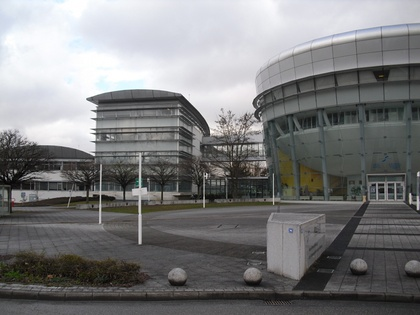
%> input picture solution/tps1.JPG, 420 x 315 px, shrunk from 800 x 600 before the run
$ octave mosaic.m   (GNU Octave 9; MATLAB toolbox functions it lacks are replaced by stand-ins)
%> lines starting %> are read from the running program, lines starting %| are printed output that depends on the picture; in (x1, y1, x2, y2) boxes, pixels count from 0 and x2, y2 are one past the last pixel; in counts of white or black regions, pixels touching at a corner belong together; the program's own positions count from 1
### solution/homography.m


function [ H ] = homography( X1, X2 )  %H from X1 to X2

A = [] ;
for i=1:size(X1,2)
        A(2*(i-1)+1,1:3) =  [0 0 0];
        A(2*(i-1)+1,4:6) = -X2(3,i)*X1(:,i);
        A(2*(i-1)+1,7:9) =  X2(2,i)*X1(:,i);

        A(2*(i-1)+2,1:3) =  X2(3,i)*X1(:,i);
        A(2*(i-1)+2,4:6) =  [0 0 0];
        A(2*(i-1)+2,7:9) = -X2(1,i)*X1(:,i);
end


[U,D,V] = svd(A);

H = [V(1:3,9)'; V(4:6,9)'; V(7:9,9)'];

### solution/blend.m
function K = blend(I1,I2,H)
% Blend 2 images I1 and I2. Homography H warps image I1 into I2
%corners of the image
corners2 = [1  size(I2,2) size(I2,2)  1 ;
        1  1           size(I2,1)  size(I2,1) ;
        1  1           1            1 ] ;

warped_corners2 = inv(H) * corners2 ;
warped_corners2(1,:) = warped_corners2(1,:) ./ warped_corners2(3,:) ;
warped_corners2(2,:) = warped_corners2(2,:) ./ warped_corners2(3,:) ;

xrange = min([1 warped_corners2(1,:)]):max([size(I1,2) warped_corners2(1,:)]) ;
yrange = min([1 warped_corners2(2,:)]):max([size(I1,1) warped_corners2(2,:)]) ;

[MX,MY] = meshgrid(xrange,yrange);
x = (H(1,1)*MX+H(1,2)*MY+H(1,3));
y = (H(2,1)*MX+H(2,2)*MY+H(2,3));
z = (H(3,1)*MX+H(3,2)*MY+H(3,3));

II = double(I2);
C(:,:,1) = interp2(II(:,:,1),x./z,y./z,'cubic');
C(:,:,2) = interp2(II(:,:,2),x./z,y./z,'cubic');
C(:,:,3) = interp2(II(:,:,3),x./z,y./z,'cubic');
%first image
II = double(I1);
D(:,:,1) = interp2(II(:,:,1),MX,MY,'cubic');
D(:,:,2) = interp2(II(:,:,2),MX,MY,'cubic');
D(:,:,3) = interp2(II(:,:,3),MX,MY,'cubic');
%size(C)
%size(D)
w = ~isnan(C) +  ~isnan(D);
C(isnan(C)) = 0;
D(isnan(D)) = 0;
K=uint8((C+D)./w);

return

### solution/mosaic.m
clear all; close all;


%% Load image

I1 = imread('tps1.jpg');
%> I1 is the input picture: size 315x420x3 uint8; mean R, G, B 123.1, 123.4, 124.1
I2 = imread('tps2.jpg');
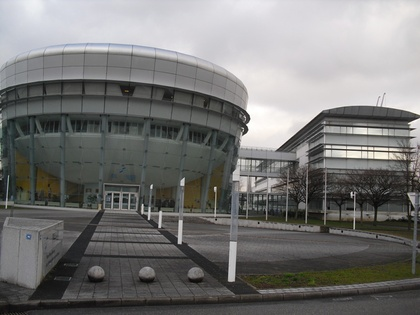
%> input picture solution/tps2.JPG, 420 x 315 px, shrunk from 800 x 600 before the run
%> I2 is the input picture: size 315x420x3 uint8; mean R, G, B 117.9, 117.6, 116.3

im1 = im2single(rgb2gray(I1));
im2 = im2single(rgb2gray(I2));

figure();imshow(im1);
figure();imshow(im2);


%% Test Homography function using good correspondences provided by the intructor
load('inliers_fromNP');
H =  homography(X1_fromNP, X2_fromNP);


%% Blend images and show mosaic: the transformation and the resulting mosaic should be quite good
K = blend(I1,I2,H);
%> in blend, `C(:,:,3) = interp2(II(:,:,3),x./z,y./z,'cubic');`: C: size 405x969x3 double; 61.56% of the values are NaN or infinite; the others: min -1.16, max 263.8, mean 119.1
%> in blend, `D(:,:,3) = interp2(II(:,:,3),MX,MY,'cubic');`: D: size 405x969x3 double; 66.4% of the values are NaN or infinite; the others: min -2.39, max 263.2, mean 123.5
%> in blend, `w = ~isnan(C) +  ~isnan(D);`:
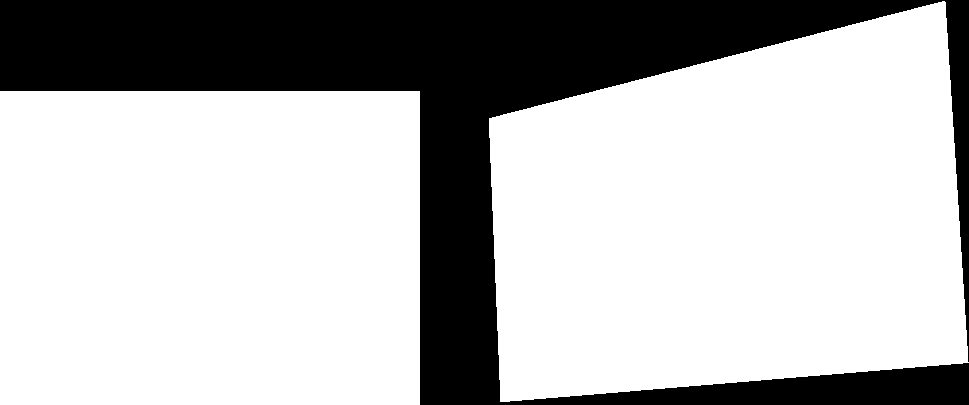
%> w: size 405x969x3 double; values 0 (black) and 1 (white), 72% white; 1 black region, box (x1, y1, x2, y2) and area: (0, 0, 969, 405) 109698
figure(8);
imshow(K);


%% Display both images simultaneously and select corresponding points manually
I = [I1,I2];
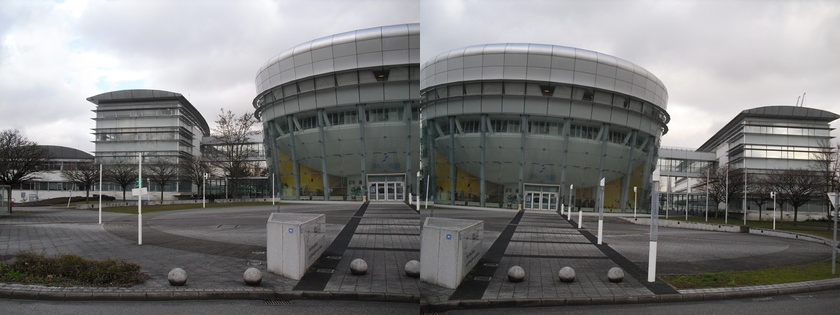
%> I: size 315x840x3 uint8; mean R, G, B 120.5, 120.5, 120.2
figure, imshow(I);

%[X,Y] = ginput(8); %Ask for 8 points (uncomment)
%save('tps_ginput','X','Y');
load('tps_ginput');


[M,N,t] = size(I1);
%> M = 315; N = 420; t = 3
n = size(X,1);
X1 = zeros(3,n/2);
X2 = zeros(3,n/2);
for i = 1:n/2
    X1(:,i) = [X(2*i-1), Y(2*i-1), 1]';
    X2(:,i) = [X(2*i)-N, Y(2*i), 1]';
end

%% Compute homography

H = homography(X1,X2);  % H maps from I1 to I2


%% Blend images and show mosaic (too few points: transformation may not be very good)

K = blend(I1,I2,H);
%> in blend (call 2), `C(:,:,3) = interp2(II(:,:,3),x./z,y./z,'cubic');`: C: size 459x794x3 double; 23.43% of the values are NaN or infinite; the others: min -0.212, max 266.5, mean 122.7
%> in blend (call 2), `D(:,:,3) = interp2(II(:,:,3),MX,MY,'cubic');`: D: size 459x794x3 double; 63.9% of the values are NaN or infinite; the others: min -3.31, max 262.6, mean 123.4

figure(5);
imshow(K);


%% Use all potential matches to compute the homography

load('tps_matches.mat');

X1=[m1;ones(1,size(m1,2))];
X2=[m2;ones(1,size(m2,2))];

H = homography(X1,X2);  % H maps from I1 to I2

%% Blend images and show mosaic (due to the remaining outliers, an incorrect transformation was computed)

K = blend(I1,I2,H);   %note: incorrect mosaic
%> in blend (call 3), `C(:,:,3) = interp2(II(:,:,3),x./z,y./z,'cubic');`: C: size 1011x2631x3 double; 66.65% of the values are NaN or infinite; the others: min -1.22, max 267.1, mean 77.79
%> in blend (call 3), `D(:,:,3) = interp2(II(:,:,3),MX,MY,'cubic');`: D: size 1011x2631x3 double; 95.04% of the values are NaN or infinite; the others: min -1.71, max 262.8, mean 123.6
%> in blend (call 3), `w = ~isnan(C) +  ~isnan(D);`:
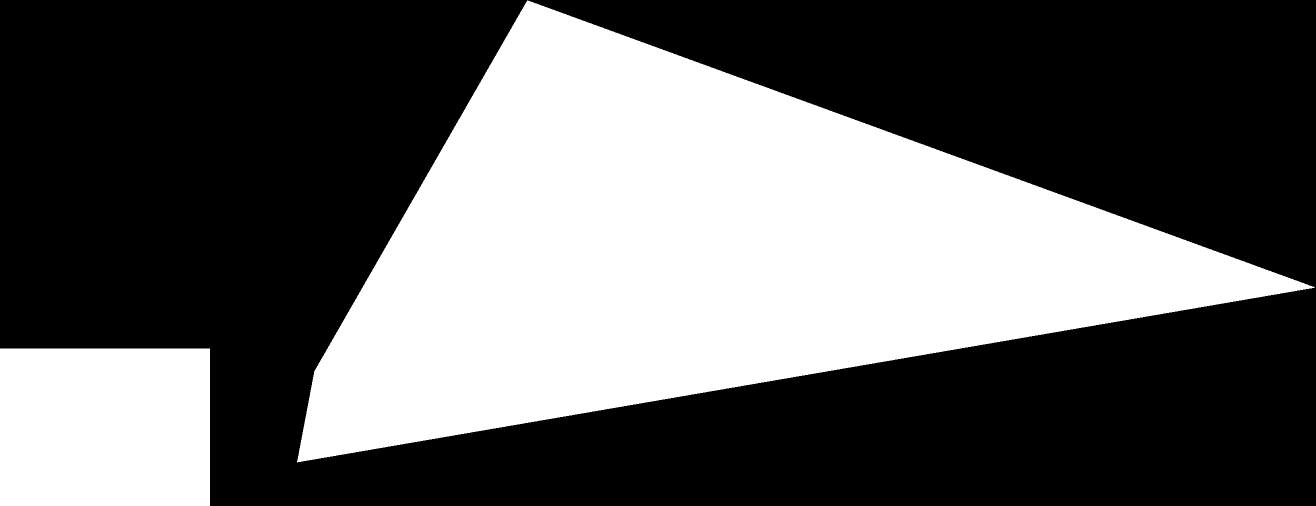
%> w: size 1011x2631x3 double (shown at 1/2 size); values 0 (black) and 1 (white), 38.3% white; 2 white regions, box (x1, y1, x2, y2) and area: (594, 1, 2629, 925) 886980, (0, 697, 420, 1011) 131880

figure(5);
imshow(K);


%% Use RANSAC to detect inliers and compute homography
load('tps_matches.mat');
X1=[m1;ones(1,size(m1,2))];
X2=[m2;ones(1,size(m2,2))];

tr=6;
numMatches = size(m1,2)

clear H score inliers ;
for t = 1:100
  % estimate homography

  subset = randperm(numMatches, 4) ;
  Y1 = []; Y2= [];
  for i = subset
     Y1 =  [Y1 X1(:,i)];
     Y2 =  [Y2 X2(:,i)];
  end

  H{t} = homography(Y1,Y2);

  % score homography
  X2_ = H{t} * X1 ;
  du = X2_(1,:)./X2_(3,:) - X2(1,:)./X2(3,:) ;  %normalize coordinates
  dv = X2_(2,:)./X2_(3,:) - X2(2,:)./X2(3,:) ;
  inliers{t} = (du.*du + dv.*dv) < tr*tr ;
  score(t) = sum(inliers{t}) ;
end
[score, best] = max(score) ;
H = H{best} ;
inliers = inliers{best} ;

%% Display matches (inliers)
matches(1,:) = 1:numMatches;
matches(2,:) = 1:numMatches;

dh1 = max(size(im2,1)-size(im1,1),0) ;
%> dh1 = 0
dh2 = max(size(im1,1)-size(im2,1),0) ;
%> dh2 = 0

figure(1) ;  hold on;
axis image off ;
subplot(2,1,1) ;

imshow([im1 im2]);


o = size(im1,2) ;
%> o = 420
line([m1(1,matches(1,:));m2(1,matches(2,:))+o], [m1(2,matches(1,:));m2(2,matches(2,:))]) ;

title(sprintf('%d tentative matches', numMatches)) ;

subplot(2,1,2) ;

imshow([im1 im2]);

line([m1(1,matches(1,inliers));m2(1,matches(2,inliers))+o], [m1(2,matches(1,inliers));m2(2,matches(2,inliers))]) ;
title(sprintf('%d (%.2f%%) inliner matches out of %d', sum(inliers), 100*sum(inliers)/numMatches, numMatches)) ;


%% Display results (the transformation and the resulting mosaic are good)

K = blend(I1,I2,H);
%> in blend (call 4), `C(:,:,3) = interp2(II(:,:,3),x./z,y./z,'cubic');`: C: size 408x964x3 double; 61.09% of the values are NaN or infinite; the others: min 0.407, max 263.5, mean 119.7
%> in blend (call 4), `D(:,:,3) = interp2(II(:,:,3),MX,MY,'cubic');`: D: size 408x964x3 double; 66.47% of the values are NaN or infinite; the others: min -0.286, max 256.5, mean 123.6
%> in blend (call 4), `w = ~isnan(C) +  ~isnan(D);`: w: size 408x964x3 double; values 0 (black) and 1 (white), 72.4% white; 2 black regions, box (x1, y1, x2, y2) and area: (0, 0, 964, 408) 98686, (510, 366, 964, 408) 9700

figure(6);
imshow(K);

%% Results when recomputing homography with all inliers

H =  homography(X1(:,inliers) , X2(:,inliers));

K = blend(I1,I2,H);
%> in blend (call 5), `C(:,:,1) = interp2(II(:,:,1),x./z,y./z,'cubic');`:
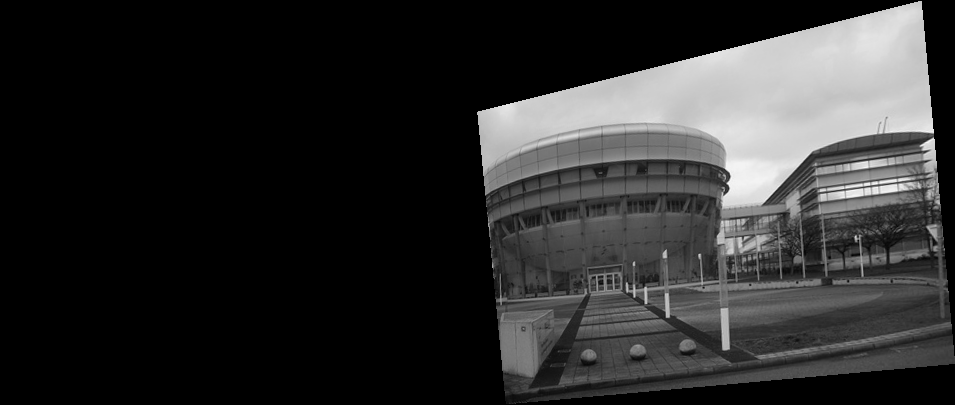
%> C: size 405x955 double; 61.49% of the values are NaN or infinite; the others: min 0.382, max 266.9, mean 120.5; drawn with min black, max white, NaN and infinite black
%> in blend (call 5), `C(:,:,3) = interp2(II(:,:,3),x./z,y./z,'cubic');`: C: size 405x955x3 double; 61.49% of the values are NaN or infinite; the others: min -2.08, max 266.9, mean 119.7
%> in blend (call 5), `D(:,:,1) = interp2(II(:,:,1),MX,MY,'cubic');`:
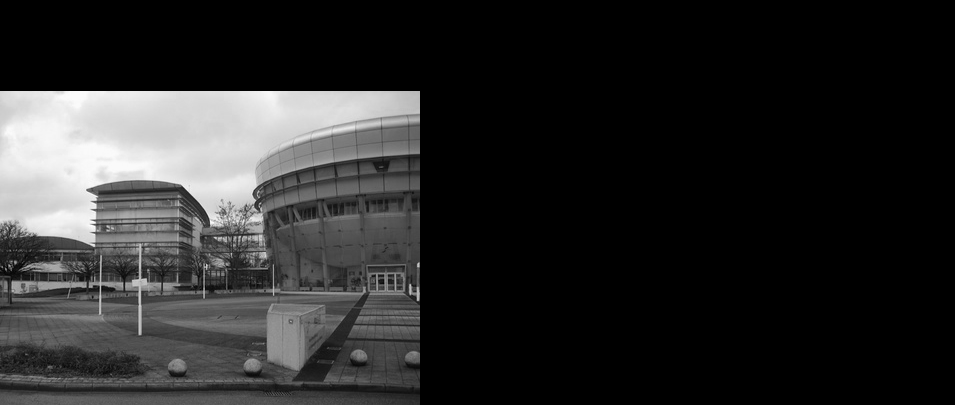
%> D: size 405x955 double; 65.9% of the values are NaN or infinite; the others: min -0.254, max 259.7, mean 123.1; drawn with min black, max white, NaN and infinite black
%> in blend (call 5), `D(:,:,3) = interp2(II(:,:,3),MX,MY,'cubic');`: D: size 405x955x3 double; 65.9% of the values are NaN or infinite; the others: min -1.4, max 261.7, mean 123.6
%> in blend (call 5), `w = ~isnan(C) +  ~isnan(D);`: w: size 405x955x3 double; values 0 (black) and 1 (white), 72.6% white; 1 black region, box (x1, y1, x2, y2) and area: (0, 0, 955, 405) 105934
%> in blend (call 5), `K=uint8((C+D)./w);`:
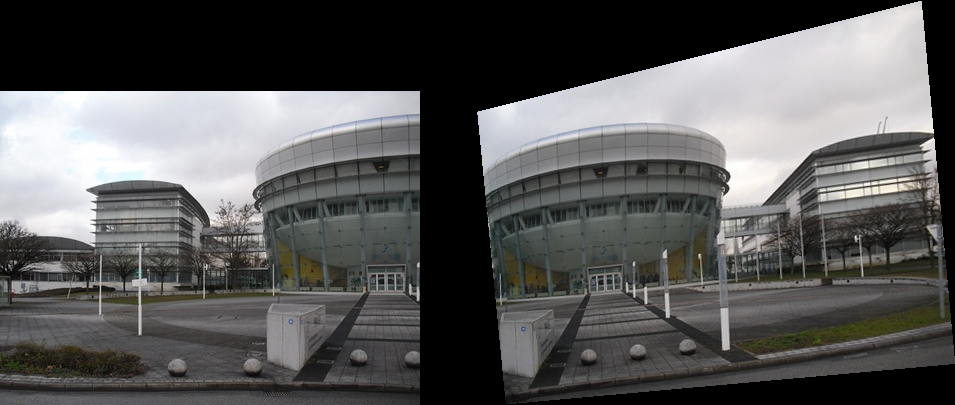
%> K: size 405x955x3 uint8; mean R, G, B 88.4, 88.3, 88

figure(7);
imshow(K);

%% Save inliers
X1_fromNP = X1(:,inliers);
X2_fromNP = X2(:,inliers);
save('inliers_fromNP','X1_fromNP','X2_fromNP');

%% Show homography comptuted from these inliers
load('inliers_fromNP');
H =  homography(X1_fromNP, X2_fromNP);
K = blend(I1,I2,H);
figure(8);
imshow(K);
